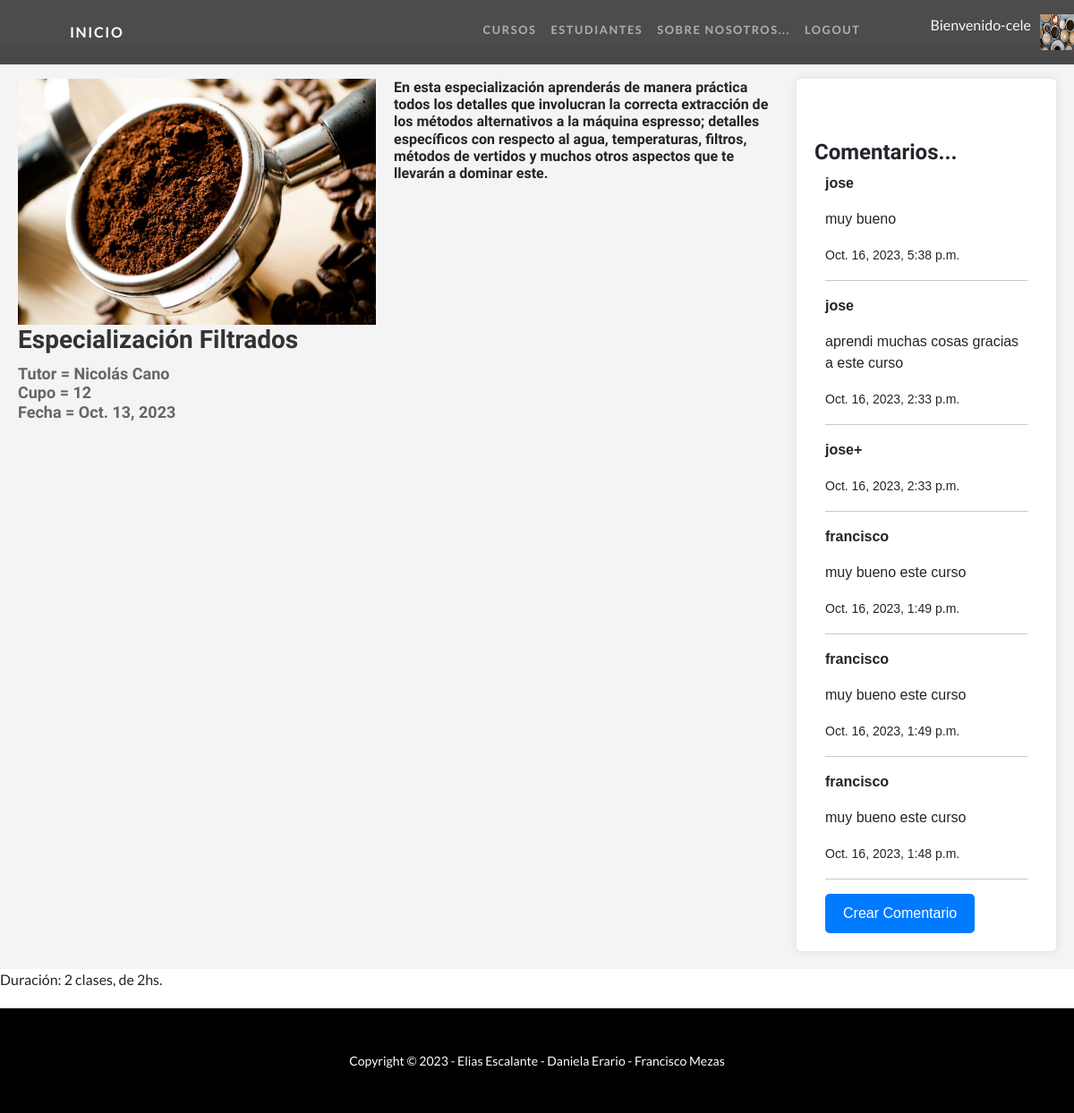
Page /clases/detalle/1 (signed in) on the committed database.
### User/models.py (models this page shows)
class Imagen(models.Model):
    user = models.ForeignKey(User, on_delete=models.CASCADE, null=True)
    imagen = models.ImageField(upload_to='imagenes', null=True, blank = True)
    def __str__(self):
        return f"{settings.MEDIA_URL}{self.imagen}"

### CursosApp/models.py (models this page shows, shortened)
class Curso(models.Model):
    nombre = models.CharField(max_length=40)
    tutor = models.CharField(max_length=40)
    cupo = models.IntegerField()
    fecha = models.DateField()
    imagen = models.ImageField(upload_to="cursos",null=True)
    descripcion = models.CharField(max_length=400, null = True)

class Comentario(models.Model):
    comentario = models.ForeignKey(Curso, related_name='comentarios', on_delete=models.CASCADE, null=True)
    nombre = models.CharField(max_length=40)
    mensaje = models.TextField(null=True, blank=True)
    fechaComentario = models.DateTimeField(default=timezone.now)
    class Meta:
        ordering = ['-fechaComentario']

### CursosApp/views.py (the view)
# urls.py: path('clases/detalle/<int:pk>', views.CursoDetalle.as_view(), name='Detalle'),
class CursoDetalle(DetailView):
    model = Curso
    template_name = 'CursosApp/curso_detalle.html'

### CursosApp/context_processors.py (called while the page is built)
def custom_user(request):
    context = auth(request)
    user = context['user']
    if user.is_authenticated:
        imagen = Imagen.objects.filter(user=request.user.id)
        if len(imagen) > 0:
            context['user_avatar'] = imagen[0]
        else:
            context['user_avatar'] = ""
    return context

### CursosApp/templates/CursosApp/curso_detalle.html (shortened to what this page needs)
{% extends "CursosApp/base.html" %}
{% load static %}
{% block section1 %}
<link href="{% static 'CursosApp/css/detalles.css' %}" rel="stylesheet" />
  <body>
    <br>
    <br>
    <div class="custom-cursos-page">
        <div class="course-info">
            <img src="{{ curso.imagen.url }}" class="custom-course-image" alt="...">
            <div class="custom-course-details">
                <h2 class="custom-titulo">{{ curso.nombre }}</h2>
                <h3 class="custom-informacion">
                    Tutor = {{ curso.tutor }}<br>
                    Cupo = {{ curso.cupo }}<br>
                    Fecha = {{ curso.fecha }}<br>
                </h3>
            </div>
        </div>
        <br>
        <h3 class="custom-descripcion">{{ curso.descripcion }}</h3>
        <div class="custom-comentarios">
            <br>
            <br>
            <h4>Comentarios...</h4>
            <div class="container">
                {% if not curso.comentarios.all %}
                No han comentado este curso
                {% else %}
                {% for comentario in curso.comentarios.all %}
                <p><strong>{{ comentario.nombre }}</strong></p>
                <p>{{ comentario.mensaje }}</p>
                <p><small>{{ comentario.fechaComentario }}</small></p>
                <hr>
                {% endfor %}
                {% endif %}
                {% if curso.id %}
                <a class="custom-create-comment" href="{% url 'crear_comentario' curso.id %}">Crear Comentario</a>
                {% else %}
                <p>El ID del curso no es válido.</p>
                {% endif %}
            </div>
        </div>
    </div>
    <p class="custom-duration">Duración: 2 clases, de 2hs.</p>
  </body>
{% endblock section1 %}

### CursosApp/templates/CursosApp/base.html (shortened to what this page needs)
<!DOCTYPE html>
<html lang="en">
    <head>
        {% load static %}
        <link href="{% static 'CursosApp/css/styles.css' %}" rel="stylesheet" />
    </head>
    <body id="page-top">
        <nav class="navbar navbar-expand-lg navbar-dark navbar-custom fixed-top">
            <div class="container px-5">
                <a class="navbar-brand" href="{% url 'Inicio' %}">Inicio</a>
                <div class="collapse navbar-collapse" id="navbarResponsive">
                    <ul class="navbar-nav ms-auto">
                        <li class="nav-item"><a class="nav-link" href="{% url 'Cursos' %}">Cursos</a></li>
                        {% if not request.user.is_authenticated %}
                        <li class="nav-item"><a class="nav-link" href="{% url 'Estudiantes' %}">Estudiantes</a></li>
                        {% else %}
                        <li class="nav-item"><a class="nav-link" href="{% url 'editar_perfil' %}">Estudiantes</a></li>
                        {% endif %}
                        <li class="nav-item"><a class="nav-link" href="{% url 'Nosotros' %}">Sobre Nosotros...</a></li>
                        {% if request.user.is_authenticated %}
                        <li class="nav-item"><a class="nav-link" href="{% url 'Logout' %}">Logout</a></li>
                        <li class="nav-item" style="position: relative;left: 70px; color: aliceblue">Bienvenido-{{user.username}}</li>
                            {% if user_avatar %}
                            <img src="{{user_avatar}}" alt="" style="height: 40px;width: 40px; position: relative; left: 80px;">
                            {% endif %}
                        {% endif %}
                    </ul>
                </div>
            </div>
        </nav>
    {% block section1 %}
    {% endblock %}
            <footer class="py-5 bg-black">
                <div class="container px-5"><p class="m-0 text-center text-white small">Copyright &copy; 2023 - Elias Escalante - Daniela Erario - Francisco Mezas</p></div>
            </footer>
        </body>
    </html>

### CursosApp/static/CursosApp/css/detalles.css (style rules this page uses)
.custom-cursos-page { font-family: Arial, sans-serif; background-color: #f4f4f4; margin: 0; padding: 0; display: flex; align-items: flex-start; padding: 20px; }
.custom-course-image { max-width: 400px; max-height: 400px; margin-right: 20px; margin-top: 20px; }
.custom-titulo { color: #333; font-size: 28px; margin-bottom: 10px; }
.custom-informacion { color: #666; font-size: 18px; }
.custom-descripcion { font-size: 16px; flex: 3; margin-top: 20px; }
.custom-comentarios { background-color: #fff; padding: 20px; border-radius: 5px; box-shadow: 0 0 10px rgba(0, 0, 0, 0.1); max-width: 25%; margin-left: 20px; overflow-y: scroll; margin-top: 20px; }
.custom-duration { font-size: 16px; margin-bottom: 20px; }
.custom-create-comment { display: inline-block; padding: 10px 20px; background-color: #007bff; color: #fff; text-decoration: none; border-radius: 5px; transition: background-color 0.3s; }

### rows in the picture
Imagen: imagen (picture)
Curso: imagen (picture), nombre "Especialización Filtrados", tutor "Nicolás Cano", cupo "12", fecha "Oct. 13, 2023", descripcion "En esta especialización aprenderás de manera práctica todos los detalles que involucran la correcta extracción de los métodos alternativos a la máquina espresso; detalles específicos con respecto al agua, temperaturas, filtros, métodos de vertidos y muchos otros aspectos que te llevarán a dominar este."
Comentario: nombre "jose", mensaje "muy bueno", fechaComentario "Oct. 16, 2023, 5:38 p.m."
Comentario: nombre "jose", mensaje "aprendi muchas cosas gracias a este curso", fechaComentario "Oct. 16, 2023, 2:33 p.m."
Comentario: nombre "jose+", fechaComentario "Oct. 16, 2023, 2:33 p.m."
Comentario: nombre "francisco", mensaje "muy bueno este curso", fechaComentario "Oct. 16, 2023, 1:49 p.m."
Comentario: nombre "francisco", mensaje "muy bueno este curso", fechaComentario "Oct. 16, 2023, 1:49 p.m."
Comentario: nombre "francisco", mensaje "muy bueno este curso", fechaComentario "Oct. 16, 2023, 1:48 p.m."

### other values in the picture
{{ user.username }} "cele"
